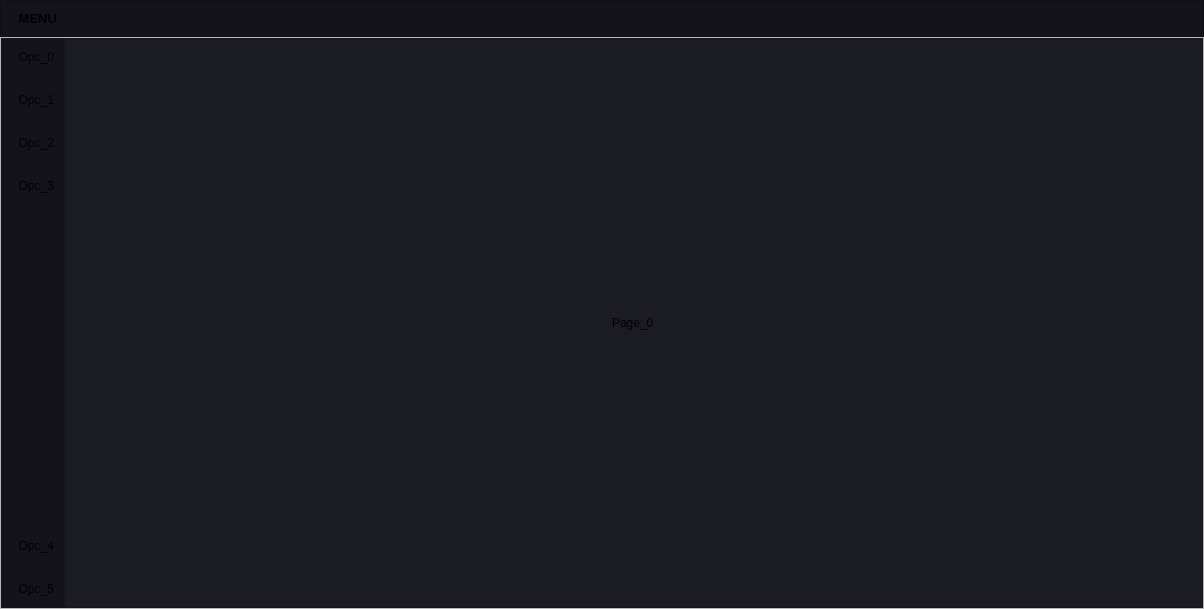
<?xml version="1.0" encoding="UTF-8"?>
<ui version="4.0">
 <class>MainWindow</class>
 <widget class="QMainWindow" name="MainWindow">
  <property name="geometry">
   <rect>
    <x>0</x>
    <y>0</y>
    <width>1204</width>
    <height>609</height>
   </rect>
  </property>
  <property name="sizePolicy">
   <sizepolicy hsizetype="Ignored" vsizetype="Ignored">
    <horstretch>0</horstretch>
    <verstretch>0</verstretch>
   </sizepolicy>
  </property>
  <property name="windowTitle">
   <string>MainWindow</string>
  </property>
  <property name="styleSheet">
   <string notr="true"/>
  </property>
  <widget class="QWidget" name="centralwidget">
   <property name="styleSheet">
    <string notr="true"/>
   </property>
   <layout class="QVBoxLayout" name="verticalLayout">
    <property name="spacing">
     <number>0</number>
    </property>
    <property name="leftMargin">
     <number>0</number>
    </property>
    <property name="topMargin">
     <number>0</number>
    </property>
    <property name="rightMargin">
     <number>0</number>
    </property>
    <property name="bottomMargin">
     <number>0</number>
    </property>
    <item>
     <widget class="QFrame" name="frame_superior">
      <property name="minimumSize">
       <size>
        <width>0</width>
        <height>37</height>
       </size>
      </property>
      <property name="maximumSize">
       <size>
        <width>16777215</width>
        <height>37</height>
       </size>
      </property>
      <property name="styleSheet">
       <string notr="true">

QFrame {
background-color: #14131B;
}
</string>
      </property>
      <property name="frameShape">
       <enum>QFrame::StyledPanel</enum>
      </property>
      <property name="frameShadow">
       <enum>QFrame::Raised</enum>
      </property>
      <layout class="QHBoxLayout" name="horizontalLayout_2">
       <property name="spacing">
        <number>1</number>
       </property>
       <property name="leftMargin">
        <number>5</number>
       </property>
       <property name="topMargin">
        <number>0</number>
       </property>
       <property name="rightMargin">
        <number>0</number>
       </property>
       <property name="bottomMargin">
        <number>0</number>
       </property>
       <item>
        <widget class="QPushButton" name="btn_menu">
         <property name="font">
          <font>
           <pointsize>10</pointsize>
           <bold>true</bold>
          </font>
         </property>
         <property name="styleSheet">
          <string notr="true">QPushButton{
	border: 20px;
    padding-left: 5px; 
}

QPushButton:hover {
    background-color: #026ec1;
}

QPushButton:pressed {
    background-color: #015185;
}</string>
         </property>
         <property name="text">
          <string>  MENU </string>
         </property>
         <property name="icon">
          <iconset resource="icon.qrc">
           <normaloff>:/img/icon_light/menu.svg</normaloff>:/img/icon_light/menu.svg</iconset>
         </property>
         <property name="iconSize">
          <size>
           <width>30</width>
           <height>30</height>
          </size>
         </property>
        </widget>
       </item>
       <item>
        <spacer name="horizontalSpacer">
         <property name="orientation">
          <enum>Qt::Horizontal</enum>
         </property>
         <property name="sizeHint" stdset="0">
          <size>
           <width>489</width>
           <height>20</height>
          </size>
         </property>
        </spacer>
       </item>
      </layout>
     </widget>
    </item>
    <item>
     <widget class="QFrame" name="frame_inferior">
      <property name="styleSheet">
       <string notr="true"/>
      </property>
      <property name="frameShape">
       <enum>QFrame::StyledPanel</enum>
      </property>
      <property name="frameShadow">
       <enum>QFrame::Raised</enum>
      </property>
      <layout class="QHBoxLayout" name="horizontalLayout">
       <property name="spacing">
        <number>0</number>
       </property>
       <property name="leftMargin">
        <number>0</number>
       </property>
       <property name="topMargin">
        <number>0</number>
       </property>
       <property name="rightMargin">
        <number>0</number>
       </property>
       <property name="bottomMargin">
        <number>0</number>
       </property>
       <item alignment="Qt::AlignLeft">
        <widget class="QFrame" name="frame_lateral">
         <property name="sizePolicy">
          <sizepolicy hsizetype="Expanding" vsizetype="Preferred">
           <horstretch>0</horstretch>
           <verstretch>0</verstretch>
          </sizepolicy>
         </property>
         <property name="minimumSize">
          <size>
           <width>0</width>
           <height>0</height>
          </size>
         </property>
         <property name="maximumSize">
          <size>
           <width>16777215</width>
           <height>16777215</height>
          </size>
         </property>
         <property name="styleSheet">
          <string notr="true">* {
   border: none;
}

QPushButton {
    font: 75 11pt 'Arial';
    font-weight: Normal;    
	padding-left: 8px;
    padding-right: 10px;
    text-align: left;
    border-left: 3px solid transparent;
}

QPushButton:hover {
	background-color: #026ec1;
}


QFrame {
background-color: #14131B;
}
</string>
         </property>
         <property name="frameShape">
          <enum>QFrame::StyledPanel</enum>
         </property>
         <property name="frameShadow">
          <enum>QFrame::Raised</enum>
         </property>
         <layout class="QVBoxLayout" name="verticalLayout_3">
          <property name="spacing">
           <number>5</number>
          </property>
          <property name="leftMargin">
           <number>0</number>
          </property>
          <property name="topMargin">
           <number>0</number>
          </property>
          <property name="rightMargin">
           <number>0</number>
          </property>
          <property name="bottomMargin">
           <number>0</number>
          </property>
          <item>
           <widget class="QPushButton" name="bt_0">
            <property name="sizePolicy">
             <sizepolicy hsizetype="Minimum" vsizetype="Fixed">
              <horstretch>0</horstretch>
              <verstretch>0</verstretch>
             </sizepolicy>
            </property>
            <property name="minimumSize">
             <size>
              <width>0</width>
              <height>38</height>
             </size>
            </property>
            <property name="maximumSize">
             <size>
              <width>16777215</width>
              <height>40</height>
             </size>
            </property>
            <property name="baseSize">
             <size>
              <width>0</width>
              <height>0</height>
             </size>
            </property>
            <property name="contextMenuPolicy">
             <enum>Qt::PreventContextMenu</enum>
            </property>
            <property name="acceptDrops">
             <bool>true</bool>
            </property>
            <property name="styleSheet">
             <string notr="true"/>
            </property>
            <property name="text">
             <string>  Opc_0</string>
            </property>
            <property name="icon">
             <iconset resource="icon.qrc">
              <normaloff>:/img/icon_light/home.svg</normaloff>:/img/icon_light/home.svg</iconset>
            </property>
            <property name="iconSize">
             <size>
              <width>20</width>
              <height>20</height>
             </size>
            </property>
            <property name="autoRepeatDelay">
             <number>300</number>
            </property>
           </widget>
          </item>
          <item>
           <widget class="QPushButton" name="bt_1">
            <property name="minimumSize">
             <size>
              <width>0</width>
              <height>38</height>
             </size>
            </property>
            <property name="text">
             <string>  Opc_1</string>
            </property>
            <property name="icon">
             <iconset resource="icon.qrc">
              <normaloff>:/img/icon_light/user-plus.svg</normaloff>:/img/icon_light/user-plus.svg</iconset>
            </property>
            <property name="iconSize">
             <size>
              <width>20</width>
              <height>20</height>
             </size>
            </property>
           </widget>
          </item>
          <item>
           <widget class="QPushButton" name="bt_2">
            <property name="minimumSize">
             <size>
              <width>0</width>
              <height>38</height>
             </size>
            </property>
            <property name="text">
             <string>  Opc_2</string>
            </property>
            <property name="icon">
             <iconset resource="icon.qrc">
              <normaloff>:/img/icon_light/edit-3.svg</normaloff>:/img/icon_light/edit-3.svg</iconset>
            </property>
            <property name="iconSize">
             <size>
              <width>20</width>
              <height>20</height>
             </size>
            </property>
           </widget>
          </item>
          <item>
           <widget class="QPushButton" name="bt_3">
            <property name="minimumSize">
             <size>
              <width>0</width>
              <height>38</height>
             </size>
            </property>
            <property name="text">
             <string>  Opc_3</string>
            </property>
            <property name="icon">
             <iconset resource="icon.qrc">
              <normaloff>:/img/icon_light/file-plus.svg</normaloff>:/img/icon_light/file-plus.svg</iconset>
            </property>
            <property name="iconSize">
             <size>
              <width>20</width>
              <height>20</height>
             </size>
            </property>
           </widget>
          </item>
          <item>
           <spacer name="verticalSpacer">
            <property name="orientation">
             <enum>Qt::Vertical</enum>
            </property>
            <property name="sizeHint" stdset="0">
             <size>
              <width>20</width>
              <height>108</height>
             </size>
            </property>
           </spacer>
          </item>
          <item>
           <widget class="QPushButton" name="bt_4">
            <property name="minimumSize">
             <size>
              <width>0</width>
              <height>38</height>
             </size>
            </property>
            <property name="text">
             <string>  Opc_4</string>
            </property>
            <property name="icon">
             <iconset resource="icon.qrc">
              <normaloff>:/img/icon_light/settings.svg</normaloff>:/img/icon_light/settings.svg</iconset>
            </property>
            <property name="iconSize">
             <size>
              <width>20</width>
              <height>20</height>
             </size>
            </property>
           </widget>
          </item>
          <item>
           <widget class="QPushButton" name="bt_5">
            <property name="minimumSize">
             <size>
              <width>0</width>
              <height>38</height>
             </size>
            </property>
            <property name="styleSheet">
             <string notr="true"/>
            </property>
            <property name="text">
             <string>  Opc_5</string>
            </property>
            <property name="icon">
             <iconset resource="icon.qrc">
              <normaloff>:/img/icon_light/alert-circle.svg</normaloff>:/img/icon_light/alert-circle.svg</iconset>
            </property>
            <property name="iconSize">
             <size>
              <width>20</width>
              <height>20</height>
             </size>
            </property>
           </widget>
          </item>
         </layout>
        </widget>
       </item>
       <item>
        <widget class="QFrame" name="main_body">
         <property name="sizePolicy">
          <sizepolicy hsizetype="Expanding" vsizetype="Preferred">
           <horstretch>0</horstretch>
           <verstretch>0</verstretch>
          </sizepolicy>
         </property>
         <property name="minimumSize">
          <size>
           <width>0</width>
           <height>0</height>
          </size>
         </property>
         <property name="styleSheet">
          <string notr="true">background-color: rgb(27, 27, 35);</string>
         </property>
         <property name="frameShape">
          <enum>QFrame::StyledPanel</enum>
         </property>
         <property name="frameShadow">
          <enum>QFrame::Raised</enum>
         </property>
         <layout class="QVBoxLayout" name="verticalLayout_8">
          <property name="spacing">
           <number>0</number>
          </property>
          <property name="leftMargin">
           <number>0</number>
          </property>
          <property name="topMargin">
           <number>0</number>
          </property>
          <property name="rightMargin">
           <number>0</number>
          </property>
          <property name="bottomMargin">
           <number>0</number>
          </property>
          <item>
           <widget class="QStackedWidget" name="stackedWidget">
            <property name="styleSheet">
             <string notr="true"/>
            </property>
            <widget class="QWidget" name="page_0">
             <property name="styleSheet">
              <string notr="true">*{border:none
}  

QFrame{
background-color: #1B1B23;


 
}  

</string>
             </property>
             <layout class="QVBoxLayout" name="verticalLayout_2">
              <item alignment="Qt::AlignHCenter">
               <widget class="QLabel" name="label">
                <property name="text">
                 <string>Page_0</string>
                </property>
               </widget>
              </item>
             </layout>
            </widget>
            <widget class="QWidget" name="page_2">
             <layout class="QVBoxLayout" name="verticalLayout_5">
              <item alignment="Qt::AlignHCenter">
               <widget class="QLabel" name="label_2">
                <property name="text">
                 <string>Page_2</string>
                </property>
               </widget>
              </item>
             </layout>
            </widget>
            <widget class="QWidget" name="page_3">
             <layout class="QVBoxLayout" name="verticalLayout_6">
              <item alignment="Qt::AlignHCenter">
               <widget class="QLabel" name="label_3">
                <property name="text">
                 <string>Page_3</string>
                </property>
               </widget>
              </item>
             </layout>
            </widget>
            <widget class="QWidget" name="page_4">
             <layout class="QVBoxLayout" name="verticalLayout_7">
              <item alignment="Qt::AlignHCenter">
               <widget class="QLabel" name="label_4">
                <property name="text">
                 <string>Page_4</string>
                </property>
               </widget>
              </item>
             </layout>
            </widget>
            <widget class="QWidget" name="page_5">
             <layout class="QVBoxLayout" name="verticalLayout_9">
              <item alignment="Qt::AlignHCenter">
               <widget class="QLabel" name="label_5">
                <property name="text">
                 <string>Page_5</string>
                </property>
               </widget>
              </item>
             </layout>
            </widget>
            <widget class="QWidget" name="page_1">
             <property name="styleSheet">
              <string notr="true">*{border:none}  

QFrame{
background-color: #1B1B23; 
}  </string>
             </property>
             <layout class="QVBoxLayout" name="verticalLayout_4">
              <item alignment="Qt::AlignHCenter">
               <widget class="QLabel" name="label_1">
                <property name="text">
                 <string>Page_1</string>
                </property>
               </widget>
              </item>
             </layout>
            </widget>
           </widget>
          </item>
         </layout>
        </widget>
       </item>
      </layout>
     </widget>
    </item>
   </layout>
  </widget>
 </widget>
 <resources>
  <include location="icon.qrc"/>
 </resources>
 <connections/>
</ui>
